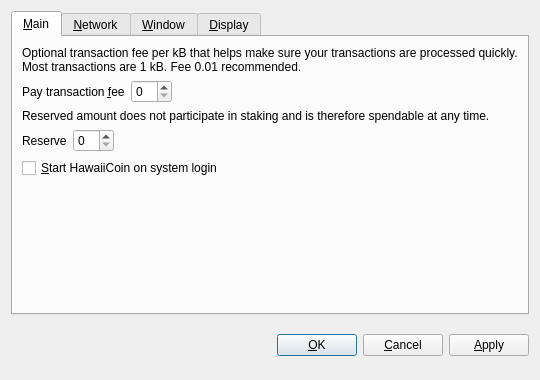
<?xml version="1.0" encoding="UTF-8"?>
<ui version="4.0">
 <class>OptionsDialog</class>
 <widget class="QDialog" name="OptionsDialog">
  <property name="geometry">
   <rect>
    <x>0</x>
    <y>0</y>
    <width>540</width>
    <height>380</height>
   </rect>
  </property>
  <property name="windowTitle">
   <string>Options</string>
  </property>
  <property name="modal">
   <bool>true</bool>
  </property>
  <layout class="QVBoxLayout" name="verticalLayout">
   <item>
    <widget class="QTabWidget" name="tabWidget">
     <property name="tabPosition">
      <enum>QTabWidget::North</enum>
     </property>
     <property name="currentIndex">
      <number>0</number>
     </property>
     <widget class="QWidget" name="tabMain">
      <attribute name="title">
       <string>&amp;Main</string>
      </attribute>
      <layout class="QVBoxLayout" name="verticalLayout_Main">
       <item>
        <widget class="QLabel" name="transactionFeeInfoLabel">
         <property name="text">
          <string>Optional transaction fee per kB that helps make sure your transactions are processed quickly. Most transactions are 1 kB. Fee 0.01 recommended.</string>
         </property>
         <property name="textFormat">
          <enum>Qt::PlainText</enum>
         </property>
         <property name="wordWrap">
          <bool>true</bool>
         </property>
        </widget>
       </item>
       <item>
        <layout class="QHBoxLayout" name="horizontalLayoutFee">
         <item>
          <widget class="QLabel" name="transactionFeeLabel">
           <property name="text">
            <string>Pay transaction &amp;fee</string>
           </property>
           <property name="textFormat">
            <enum>Qt::PlainText</enum>
           </property>
           <property name="buddy">
            <cstring>transactionFee</cstring>
           </property>
          </widget>
         </item>
         <item>
          <widget class="BitcoinAmountField" name="transactionFee"/>
         </item>
         <item>
          <spacer name="horizontalSpacerFee">
           <property name="orientation">
            <enum>Qt::Horizontal</enum>
           </property>
           <property name="sizeHint" stdset="0">
            <size>
             <width>40</width>
             <height>20</height>
            </size>
           </property>
          </spacer>
         </item>
        </layout>
       </item>
       <item>
        <widget class="QLabel" name="reserveBalanceInfoLabel">
         <property name="text">
          <string>Reserved amount does not participate in staking and is therefore spendable at any time.</string>
         </property>
         <property name="textFormat">
          <enum>Qt::PlainText</enum>
         </property>
         <property name="wordWrap">
          <bool>true</bool>
         </property>
        </widget>
       </item>
       <item>
        <layout class="QHBoxLayout" name="horizontalLayoutReserveBalance">
         <item>
          <widget class="QLabel" name="reserveBalanceLabel">
           <property name="text">
            <string>Reserve</string>
           </property>
           <property name="textFormat">
            <enum>Qt::PlainText</enum>
           </property>
           <property name="buddy">
            <cstring>reserveBalance</cstring>
           </property>
          </widget>
         </item>
         <item>
          <widget class="BitcoinAmountField" name="reserveBalance"/>
         </item>
         <item>
          <spacer name="horizontalSpacerReserveBalance">
           <property name="orientation">
            <enum>Qt::Horizontal</enum>
           </property>
           <property name="sizeHint" stdset="0">
            <size>
             <width>40</width>
             <height>20</height>
            </size>
           </property>
          </spacer>
         </item>
        </layout>
       </item>
       <item>
        <widget class="QCheckBox" name="bitcoinAtStartup">
         <property name="toolTip">
          <string>Automatically start HawaiiCoin after logging in to the system.</string>
         </property>
         <property name="text">
          <string>&amp;Start HawaiiCoin on system login</string>
         </property>
        </widget>
       </item>
       <item>
        <spacer name="verticalSpacer_Main">
         <property name="orientation">
          <enum>Qt::Vertical</enum>
         </property>
         <property name="sizeHint" stdset="0">
          <size>
           <width>20</width>
           <height>40</height>
          </size>
         </property>
        </spacer>
       </item>
      </layout>
     </widget>
     <widget class="QWidget" name="tabNetwork">
      <attribute name="title">
       <string>&amp;Network</string>
      </attribute>
      <layout class="QVBoxLayout" name="verticalLayout_Network">
       <item>
        <widget class="QCheckBox" name="mapPortUpnp">
         <property name="toolTip">
          <string>Automatically open the HawaiiCoin client port on the router. This only works when your router supports UPnP and it is enabled.</string>
         </property>
         <property name="text">
          <string>Map port using &amp;UPnP</string>
         </property>
        </widget>
       </item>
       <item>
        <widget class="QCheckBox" name="connectSocks">
         <property name="toolTip">
          <string>Connect to the HawaiiCoin network through a SOCKS5 proxy (e.g. when connecting through Tor).</string>
         </property>
         <property name="text">
          <string>&amp;Connect through SOCKS5 proxy:</string>
         </property>
        </widget>
       </item>
       <item>
        <layout class="QHBoxLayout" name="horizontalLayout_Network">
         <item>
          <widget class="QLabel" name="proxyIpLabel">
           <property name="text">
            <string>Proxy &amp;IP:</string>
           </property>
           <property name="textFormat">
            <enum>Qt::PlainText</enum>
           </property>
           <property name="buddy">
            <cstring>proxyIp</cstring>
           </property>
          </widget>
         </item>
         <item>
          <widget class="QValidatedLineEdit" name="proxyIp">
           <property name="maximumSize">
            <size>
             <width>140</width>
             <height>16777215</height>
            </size>
           </property>
           <property name="toolTip">
            <string>IP address of the proxy (e.g. 127.0.0.1)</string>
           </property>
          </widget>
         </item>
         <item>
          <widget class="QLabel" name="proxyPortLabel">
           <property name="text">
            <string>&amp;Port:</string>
           </property>
           <property name="textFormat">
            <enum>Qt::PlainText</enum>
           </property>
           <property name="buddy">
            <cstring>proxyPort</cstring>
           </property>
          </widget>
         </item>
         <item>
          <widget class="QLineEdit" name="proxyPort">
           <property name="maximumSize">
            <size>
             <width>55</width>
             <height>16777215</height>
            </size>
           </property>
           <property name="toolTip">
            <string>Port of the proxy (e.g. 9050)</string>
           </property>
          </widget>
         </item>
         <item>
          <spacer name="horizontalSpacer_Network">
           <property name="orientation">
            <enum>Qt::Horizontal</enum>
           </property>
           <property name="sizeHint" stdset="0">
            <size>
             <width>40</width>
             <height>20</height>
            </size>
           </property>
          </spacer>
         </item>
        </layout>
       </item>
       <item>
        <spacer name="verticalSpacer_Network">
         <property name="orientation">
          <enum>Qt::Vertical</enum>
         </property>
         <property name="sizeHint" stdset="0">
          <size>
           <width>20</width>
           <height>40</height>
          </size>
         </property>
        </spacer>
       </item>
      </layout>
     </widget>
     <widget class="QWidget" name="tabWindow">
      <attribute name="title">
       <string>&amp;Window</string>
      </attribute>
      <layout class="QVBoxLayout" name="verticalLayout_Window">
       <item>
        <widget class="QCheckBox" name="minimizeToTray">
         <property name="toolTip">
          <string>Show only a tray icon after minimizing the window.</string>
         </property>
         <property name="text">
          <string>&amp;Minimize to the tray instead of the taskbar</string>
         </property>
        </widget>
       </item>
       <item>
        <widget class="QCheckBox" name="minimizeOnClose">
         <property name="toolTip">
          <string>Minimize instead of exit the application when the window is closed. When this option is enabled, the application will be closed only after selecting Quit in the menu.</string>
         </property>
         <property name="text">
          <string>M&amp;inimize on close</string>
         </property>
        </widget>
       </item>
       <item>
        <spacer name="verticalSpacer_Window">
         <property name="orientation">
          <enum>Qt::Vertical</enum>
         </property>
         <property name="sizeHint" stdset="0">
          <size>
           <width>20</width>
           <height>40</height>
          </size>
         </property>
        </spacer>
       </item>
      </layout>
     </widget>
     <widget class="QWidget" name="tabDisplay">
      <attribute name="title">
       <string>&amp;Display</string>
      </attribute>
      <layout class="QVBoxLayout" name="verticalLayout_Display">
       <item>
        <layout class="QHBoxLayout" name="horizontalLayout_1_Display">
         <item>
          <widget class="QLabel" name="langLabel">
           <property name="text">
            <string>User Interface &amp;language:</string>
           </property>
           <property name="textFormat">
            <enum>Qt::PlainText</enum>
           </property>
           <property name="buddy">
            <cstring>lang</cstring>
           </property>
          </widget>
         </item>
         <item>
          <widget class="QValueComboBox" name="lang">
           <property name="toolTip">
            <string>The user interface language can be set here. This setting will take effect after restarting HawaiiCoin.</string>
           </property>
          </widget>
         </item>
        </layout>
       </item>
       <item>
        <layout class="QHBoxLayout" name="horizontalLayout_2_Display">
         <item>
          <widget class="QLabel" name="unitLabel">
           <property name="text">
            <string>&amp;Unit to show amounts in:</string>
           </property>
           <property name="textFormat">
            <enum>Qt::PlainText</enum>
           </property>
           <property name="buddy">
            <cstring>unit</cstring>
           </property>
          </widget>
         </item>
         <item>
          <widget class="QValueComboBox" name="unit">
           <property name="toolTip">
            <string>Choose the default subdivision unit to show in the interface and when sending coins.</string>
           </property>
          </widget>
         </item>
        </layout>
       </item>
       <item>
        <widget class="QCheckBox" name="coinControlFeatures">
         <property name="toolTip">
          <string>Whether to show coin control features or not.</string>
         </property>
         <property name="text">
          <string>Display coin &amp;control features (on by default)</string>
         </property>
        </widget>
       </item>
       <item>
        <widget class="QCheckBox" name="minimizeCoinAge">
         <property name="toolTip">
          <string>Whether to select the coin outputs randomly or with minimal coin age.</string>
         </property>
         <property name="text">
          <string>Minimize weight consumption (experimental)</string>
         </property>
        </widget>
       </item>
       <item>
        <spacer name="verticalSpacer_Display">
         <property name="orientation">
          <enum>Qt::Vertical</enum>
         </property>
         <property name="sizeHint" stdset="0">
          <size>
           <width>20</width>
           <height>40</height>
          </size>
         </property>
        </spacer>
       </item>
      </layout>
     </widget>
    </widget>
   </item>
   <item>
    <layout class="QHBoxLayout" name="horizontalLayout_Buttons">
     <item>
      <spacer name="horizontalSpacer_1">
       <property name="orientation">
        <enum>Qt::Horizontal</enum>
       </property>
       <property name="sizeHint" stdset="0">
        <size>
         <width>40</width>
         <height>48</height>
        </size>
       </property>
      </spacer>
     </item>
     <item>
      <widget class="QLabel" name="statusLabel">
       <property name="font">
        <font>
         <weight>75</weight>
         <bold>true</bold>
        </font>
       </property>
       <property name="text">
        <string/>
       </property>
       <property name="textFormat">
        <enum>Qt::PlainText</enum>
       </property>
       <property name="wordWrap">
        <bool>true</bool>
       </property>
      </widget>
     </item>
     <item>
      <spacer name="horizontalSpacer_2">
       <property name="orientation">
        <enum>Qt::Horizontal</enum>
       </property>
       <property name="sizeHint" stdset="0">
        <size>
         <width>40</width>
         <height>48</height>
        </size>
       </property>
      </spacer>
     </item>
     <item>
      <widget class="QPushButton" name="okButton">
       <property name="text">
        <string>&amp;OK</string>
       </property>
      </widget>
     </item>
     <item>
      <widget class="QPushButton" name="cancelButton">
       <property name="text">
        <string>&amp;Cancel</string>
       </property>
       <property name="autoDefault">
        <bool>false</bool>
       </property>
      </widget>
     </item>
     <item>
      <widget class="QPushButton" name="applyButton">
       <property name="text">
        <string>&amp;Apply</string>
       </property>
       <property name="autoDefault">
        <bool>false</bool>
       </property>
      </widget>
     </item>
    </layout>
   </item>
  </layout>
 </widget>
 <customwidgets>
  <customwidget>
   <class>QValidatedLineEdit</class>
   <extends>QLineEdit</extends>
   <header>qvalidatedlineedit.h</header>
  </customwidget>
  <customwidget>
   <class>BitcoinAmountField</class>
   <extends>QSpinBox</extends>
   <header>bitcoinamountfield.h</header>
  </customwidget>
  <customwidget>
   <class>QValueComboBox</class>
   <extends>QComboBox</extends>
   <header>qvaluecombobox.h</header>
  </customwidget>
 </customwidgets>
 <resources/>
 <connections/>
</ui>
